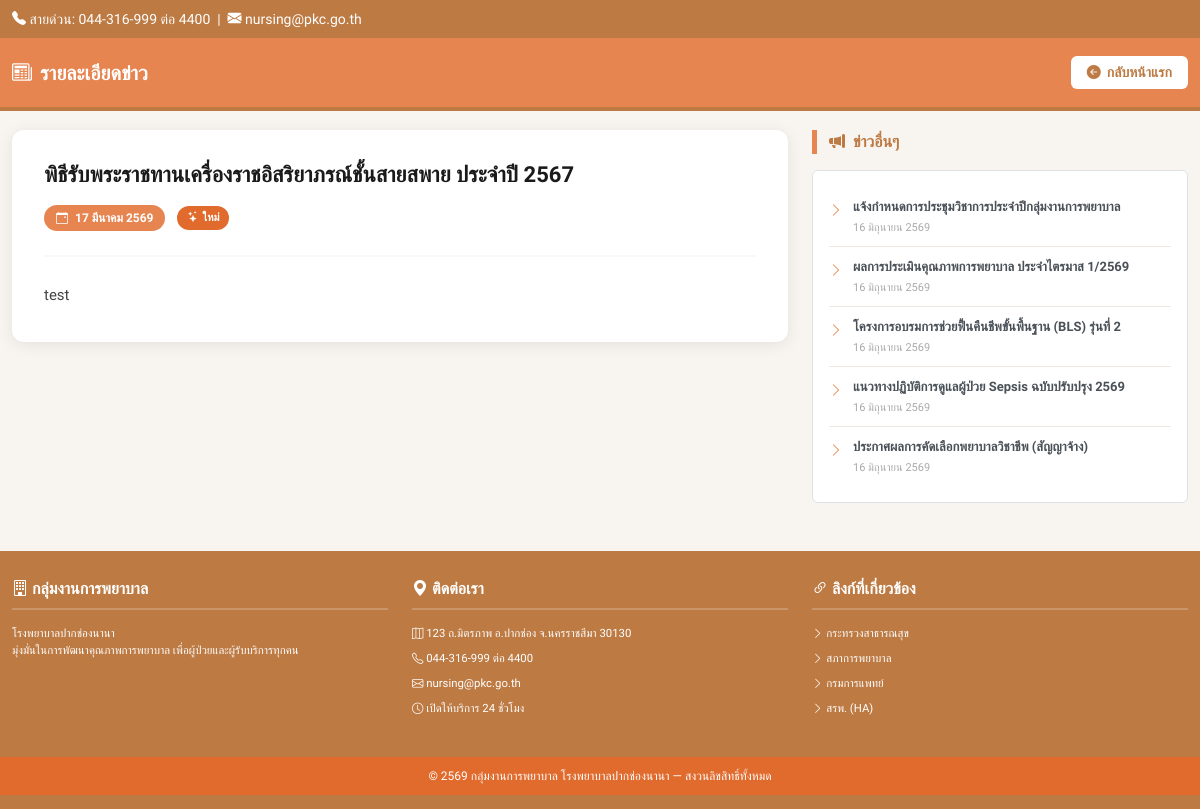
Screenshot of /news_detail.php?id=9 with the database file from the repository.
### tables this page shows
CREATE TABLE IF NOT EXISTS `news` (
  `id` int NOT NULL AUTO_INCREMENT,
  `title` varchar(255) NOT NULL,
  `content` text,
  `image_name` varchar(255) DEFAULT 'default.jpg',
  `is_new` tinyint(1) DEFAULT '1',
  `link_url` varchar(255) DEFAULT NULL,
  `created_at` date NOT NULL,
  PRIMARY KEY (`id`)
);

### news_detail.php (the view, shortened to what this page needs)
<?php
require_once 'connect.php';
function dateToThaiFull($dateStr) {
    $time = strtotime($dateStr);
    $d = date('j', $time);
    $m = date('n', $time);
    $y = date('Y', $time) + 543;
    $months = ["", "มกราคม", "กุมภาพันธ์", "มีนาคม", "เมษายน", "พฤษภาคม", "มิถุนายน", "กรกฎาคม", "สิงหาคม", "กันยายน", "ตุลาคม", "พฤศจิกายน", "ธันวาคม"];
    return "$d {$months[$m]} $y";
}
$type    = $_GET['type'] ?? 'news';
$item_id = (int)($_GET['id'] ?? 0);
$page_title    = '';
$created_date  = '';
$content_text  = '';
$is_new        = 0;
$related_news  = [];
$back_url      = 'index.php';
$back_text     = 'กลับหน้าแรก';
$header_title  = 'รายละเอียดข่าว';
$related_box_title   = 'ข่าวอื่นๆ';
$related_link_prefix = 'news_detail.php?id=';
if ($type === 'dept') {
    $stmt = $conn->prepare("SELECT dc.*, d.name AS dept_name, d.link_url AS dept_link FROM department_contents dc LEFT JOIN departments d ON d.id = dc.department_id WHERE dc.id = :id");
    $stmt->execute([':id' => $item_id]);
    $item = $stmt->fetch(PDO::FETCH_ASSOC);
    if (!$item) { header('Location: index.php'); exit; }
    $page_title   = $item['title'];
    $created_date = $item['created_at'] ?? '';
    $content_text = $item['content'] ?? '';
    $link_url     = $item['link_url'] ?? '';
    $file_list    = parseFileNames($item['file_name'] ?? '');
    $sectionLabels = [
        'structure' => 'โครงสร้างการบริหารงาน', 'personnel' => 'ทำเนียบบุคลากร',
        'service' => 'การให้บริการต่างๆ', 'service_profile' => 'Service Profile',
        'indicator' => 'ตัวชี้วัด', 'academic' => 'ผลงานวิจัย',
        'wi' => 'WI / SP', 'knowledge' => 'ข่าวประชาสัมพันธ์ / เกร็ดความรู้',
    ];
    $section_label = $sectionLabels[$item['section']] ?? $item['section'];
    $stmt_rel = $conn->prepare("SELECT id, title, created_at, section FROM department_contents WHERE department_id = :dept_id AND id != :id ORDER BY created_at DESC, id DESC LIMIT 5");
    $stmt_rel->execute([':dept_id' => (int)$item['department_id'], ':id' => $item_id]);
    $related_news = $stmt_rel->fetchAll(PDO::FETCH_ASSOC);
    $dept_link = !empty($item['dept_link']) ? $item['dept_link'] : 'index.php';
    $back_url     = $dept_link;
    $back_text    = 'กลับหน้า ' . ($item['dept_name'] ?? 'แผนก');
    $header_title = 'เอกสาร — ' . ($item['dept_name'] ?? '');
    $related_box_title   = 'เอกสารอื่นในแผนก';
    $related_link_prefix = 'news_detail.php?type=dept&id=';
} else {
    $stmt = $conn->prepare("SELECT * FROM news WHERE id = :id");
    $stmt->execute([':id' => $item_id]);
    $item = $stmt->fetch(PDO::FETCH_ASSOC);
    $page_title   = $item['title'];
    $created_date = $item['created_at'] ?? '';
    $content_text = $item['content'] ?? '';
    $is_new       = (int)($item['is_new'] ?? 0);
    $stmt_rel = $conn->prepare("SELECT id, title, created_at FROM news WHERE id != :id ORDER BY created_at DESC LIMIT 5");
    $stmt_rel->execute([':id' => $item_id]);
    $related_news = $stmt_rel->fetchAll(PDO::FETCH_ASSOC);
}
?>
<!DOCTYPE html>
<html lang="th">
<head>
    <link href="https://cdn.jsdelivr.net/npm/bootstrap@5.3.3/dist/css/bootstrap.min.css" rel="stylesheet">
    <link rel="stylesheet" href="https://cdn.jsdelivr.net/npm/bootstrap-icons@1.11.0/font/bootstrap-icons.css">
    <link rel="stylesheet" href="style.css">
    <link rel="stylesheet" href="news_detail.css">
    <link rel="stylesheet" href="department.css">
</head>
<body>
<div class="top-bar">
    <div class="container d-flex justify-content-between align-items-center flex-wrap gap-2">
        <div><i class="bi bi-telephone-fill"></i> สายด่วน: 044-316-999 ต่อ 4400 &nbsp;|&nbsp; <i class="bi bi-envelope-fill"></i> nursing@pkc.go.th</div>
    </div>
</div>
<div class="page-header">
    <div class="container d-flex justify-content-between align-items-center flex-wrap gap-2">
        <h1><i class="bi bi-newspaper me-2"></i><?= htmlspecialchars($header_title) ?></h1>
        <a href="<?= htmlspecialchars($back_url) ?>" class="btn-back">
            <i class="bi bi-arrow-left-circle-fill"></i> <?= htmlspecialchars($back_text) ?>
        </a>
    </div>
</div>
<div class="container content-wrapper">
  <div class="row">
    <div class="col-lg-8">
        <div class="detail-card">
            <div class="detail-body">
                <h1 class="detail-title"><?= htmlspecialchars($page_title) ?></h1>
                <div class="detail-meta">
                    <span class="badge-date">
                        <i class="bi bi-calendar-event me-1"></i>
                        <?= dateToThaiFull($created_date) ?>
                    </span>
                    <?php if ($is_new === 1): ?>
                        <span class="badge-isnew">
                            <i class="bi bi-stars me-1"></i>ใหม่
                        </span>
                    <?php endif; ?>
                </div>
                <hr class="detail-divider">
                <?php if (!empty(trim($content_text))): ?>
                    <div class="detail-content"><?= htmlspecialchars($content_text) ?></div>
                <?php endif; ?>
            </div>
        </div>
    </div>
    <div class="col-lg-4">
        <div class="section-title">
            <i class="bi bi-megaphone-fill me-1"></i>
            <?= htmlspecialchars($related_box_title) ?>
        </div>
        <div class="bg-white border rounded p-3">
            <?php if (empty($related_news)): ?>
                <p class="text-muted small mb-0">ไม่มีรายการอื่น</p>
            <?php else: ?>
                <?php foreach ($related_news as $rel): ?>
                    <a href="<?= htmlspecialchars($related_link_prefix) . (int)$rel['id'] ?>"
                       class="related-news-item">
                        <i class="bi bi-chevron-right small"></i>
                        <div>
                            <div class="related-news-title">
                                <?= htmlspecialchars($rel['title']) ?>
                            </div>
                            <div class="related-news-date">
                                <?= dateToThaiFull($rel['created_at']) ?>
                            </div>
                        </div>
                    </a>
                <?php endforeach; ?>
            <?php endif; ?>
        </div>
    </div>
  </div>
</div>
<footer class="main-footer">
    <div class="container">
        <div class="row g-4">
            <div class="col-md-4">
                <h5><i class="bi bi-building"></i> กลุ่มงานการพยาบาล</h5>
                <p class="small opacity-80 mt-2">โรงพยาบาลปากช่องนานา<br>มุ่งมั่นในการพัฒนาคุณภาพการพยาบาล เพื่อผู้ป่วยและผู้รับบริการทุกคน</p>
            </div>
            <div class="col-md-4">
                <h5><i class="bi bi-geo-alt-fill"></i> ติดต่อเรา</h5>
                <ul class="small opacity-80">
                    <li><i class="bi bi-map"></i> 123 ถ.มิตรภาพ อ.ปากช่อง จ.นครราชสีมา 30130</li>
                    <li><i class="bi bi-telephone"></i> 044-316-999 ต่อ 4400</li>
                    <li><i class="bi bi-envelope"></i> nursing@pkc.go.th</li>
                    <li><i class="bi bi-clock"></i> เปิดให้บริการ 24 ชั่วโมง</li>
                </ul>
            </div>
            <div class="col-md-4">
                <h5><i class="bi bi-link-45deg"></i> ลิงก์ที่เกี่ยวข้อง</h5>
                <ul class="small opacity-80">
                    <li><i class="bi bi-chevron-right"></i> <a href="https://moph.go.th/" target="_blank" rel="noopener noreferrer">กระทรวงสาธารณสุข</a></li>
                    <li><i class="bi bi-chevron-right"></i> <a href="https://www.tnmc.or.th/" target="_blank" rel="noopener noreferrer">สภาการพยาบาล</a></li>
                    <li><i class="bi bi-chevron-right"></i> <a href="https://www.dms.go.th/?StartWeb=1" target="_blank" rel="noopener noreferrer">กรมการแพทย์</a></li>
                    <li><i class="bi bi-chevron-right"></i> <a href="https://www.ha.or.th/TH/Home/%E0%B8%AB%E0%B8%99%E0%B9%89%E0%B8%B2%E0%B8%AB%E0%B8%A5%E0%B8%B1%E0%B8%81" target="_blank" rel="noopener noreferrer">สรพ. (HA)</a></li>
                </ul>
            </div>
        </div>
    </div>
    <div class="footer-copyright text-center mt-4">
        <div class="container">
            © 2569 กลุ่มงานการพยาบาล โรงพยาบาลปากช่องนานา — สงวนลิขสิทธิ์ทั้งหมด
        </div>
    </div>
</footer>
</body>
</html>

### style.css (style rules this page uses)
:root { --hosp-orange: #e78551; --hosp-orange-dark: #bd7a43; --hosp-text-dark: #495057; }
body { font-family: "Sarabun", sans-serif; color: var(--hosp-text-dark); background-color: #ffffff; margin: 0; padding: 0; }
@media (min-width: 1200px) { .container { max-width: 1600px !important; } }
.top-bar { background-color: var(--hosp-orange-dark); color: #ffffff; font-size: 14px; padding: 8px 0; }
.main-footer { background-color: var(--hosp-orange-dark); color: #ffffff; padding: 40px 0 20px 0; font-size: 14px; }
.main-footer h5 { font-size: 16px; font-weight: bold; border-bottom: 2px solid rgba(255,255,255,0.2); padding-bottom: 10px; margin-bottom: 15px; }
.main-footer ul { list-style: none; padding-left: 0; }
.main-footer ul li { margin-bottom: 8px; }
.main-footer ul li a { color: #ffffff; text-decoration: none; }
.footer-copyright { background-color: rgb(150, 91, 59); padding: 12px 0; font-size: 13px; }
html, body { max-width: 100%; overflow-x: hidden; }

### news_detail.css (style rules this page uses)
:root { --topbar-h: 38px; --header-h: 70px; }
body { background-color: #f8f4f0; font-family: "Sarabun", sans-serif; padding-top: 108px; }
.top-bar { background-color: var(--hosp-orange-dark); color: #fff; font-size: 13px; padding: 7px 0; position: fixed; top: 0; left: 0; width: 100%; z-index: 1050; height: 38px; }
.top-bar .container { height: 100%; display: flex; align-items: center; }
.page-header { background-color: var(--hosp-orange); color: #fff; padding: 18px 0; border-bottom: 4px solid var(--hosp-orange-dark); position: fixed; top: 38px; left: 0; width: 100%; z-index: 1040; }
.page-header h1 { font-size: 20px; font-weight: 800; margin: 0; }
.btn-back { background-color: #fff; color: var(--hosp-orange-dark); border: none; font-weight: 700; font-size: 14px; padding: 6px 16px; border-radius: 6px; text-decoration: none; display: inline-flex; align-items: center; gap: 6px; transition: background 0.2s; }
.detail-card { background: #fff; border-radius: 12px; overflow: hidden; box-shadow: 0 3px 16px rgba(0,0,0,0.08); }
.detail-body { padding: 28px 32px 32px; }
.detail-title { font-size: 22px; font-weight: 800; color: #1a1a1a; line-height: 1.5; margin-bottom: 14px; }
.detail-meta { display: flex; align-items: center; gap: 12px; margin-bottom: 24px; flex-wrap: wrap; }
.badge-date { background-color: var(--hosp-orange); color: #fff; padding: 4px 12px; border-radius: 20px; font-size: 12px; font-weight: 700; }
.badge-isnew { background-color: #e06b2d; color: #fff; padding: 4px 10px; border-radius: 20px; font-size: 11px; font-weight: 700; }
.detail-divider { border: none; border-top: 2px solid #f0e8e0; margin: 0 0 24px; }
.detail-content { font-size: 15px; line-height: 1.9; color: #444; white-space: pre-wrap; }
.section-title { font-size: 16px; font-weight: 800; color: var(--hosp-orange-dark); border-left: 5px solid var(--hosp-orange); padding-left: 12px; margin-bottom: 16px; }
.related-news-item { display: flex; align-items: flex-start; gap: 10px; padding: 10px 0; border-bottom: 1px solid #f0e8e0; text-decoration: none; color: inherit; transition: background 0.15s; }
.related-news-item:last-child { border-bottom: none; }
.related-news-item i { color: var(--hosp-orange); margin-top: 3px; flex-shrink: 0; }
.related-news-title { font-size: 13px; font-weight: 600; line-height: 1.5; }
.related-news-date { font-size: 11px; color: #aaa; margin-top: 3px; }
.main-footer { background-color: var(--hosp-orange-dark); color: #fff; padding: 28px 0 14px; font-size: 13px; margin-top: 48px; }
.footer-copyright { background-color: #e06b2d; padding: 10px 0; font-size: 12px; color: #fff; margin-top: 16px; }
.content-wrapper { padding-top: 130px; }

### department.css (style rules this page uses)
body { background-color: #f8f4f0; font-family: "Sarabun", sans-serif; margin: 0; padding: 0; }
.top-bar { background-color: var(--hosp-orange-dark); color: #ffffff; font-size: 14px; padding: 0 0; }
.btn-back { background-color: #fff; color: var(--hosp-orange-dark); border: none; font-weight: 700; font-size: 14px; padding: 6px 16px; border-radius: 6px; text-decoration: none; display: inline-flex; align-items: center; gap: 6px; transition: background 0.2s; }
.main-footer { background-color: var(--hosp-orange-dark); color: #fff; padding: 28px 0 14px; font-size: 13px; margin-top: 48px; }
.footer-copyright { background-color: #e06b2d; padding: 10px 0; font-size: 12px; color: #fff; margin-top: 16px; }

### rows the page displays
news: title "พิธีรับพระราชทานเครื่องราชอิสริยาภรณ์ชั้นสายสพาย ประจำปี 2567", created_at "17 มีนาคม 2569", content "test"
news: title "แจ้งกำหนดการประชุมวิชาการประจำปีกลุ่มงานการพยาบาล", created_at "16 มิถุนายน 2569"
news: title "ผลการประเมินคุณภาพการพยาบาล ประจำไตรมาส 1/2569", created_at "16 มิถุนายน 2569"
news: title "โครงการอบรมการช่วยฟื้นคืนชีพขั้นพื้นฐาน (BLS) รุ่นที่ 2", created_at "16 มิถุนายน 2569"
news: title "แนวทางปฏิบัติการดูแลผู้ป่วย Sepsis ฉบับปรับปรุง 2569", created_at "16 มิถุนายน 2569"
news: title "ประกาศผลการคัดเลือกพยาบาลวิชาชีพ (สัญญาจ้าง)", created_at "16 มิถุนายน 2569"

### other values shown
$header_title "รายละเอียดข่าว"
$back_text "กลับหน้าแรก"
$related_box_title "ข่าวอื่นๆ"
